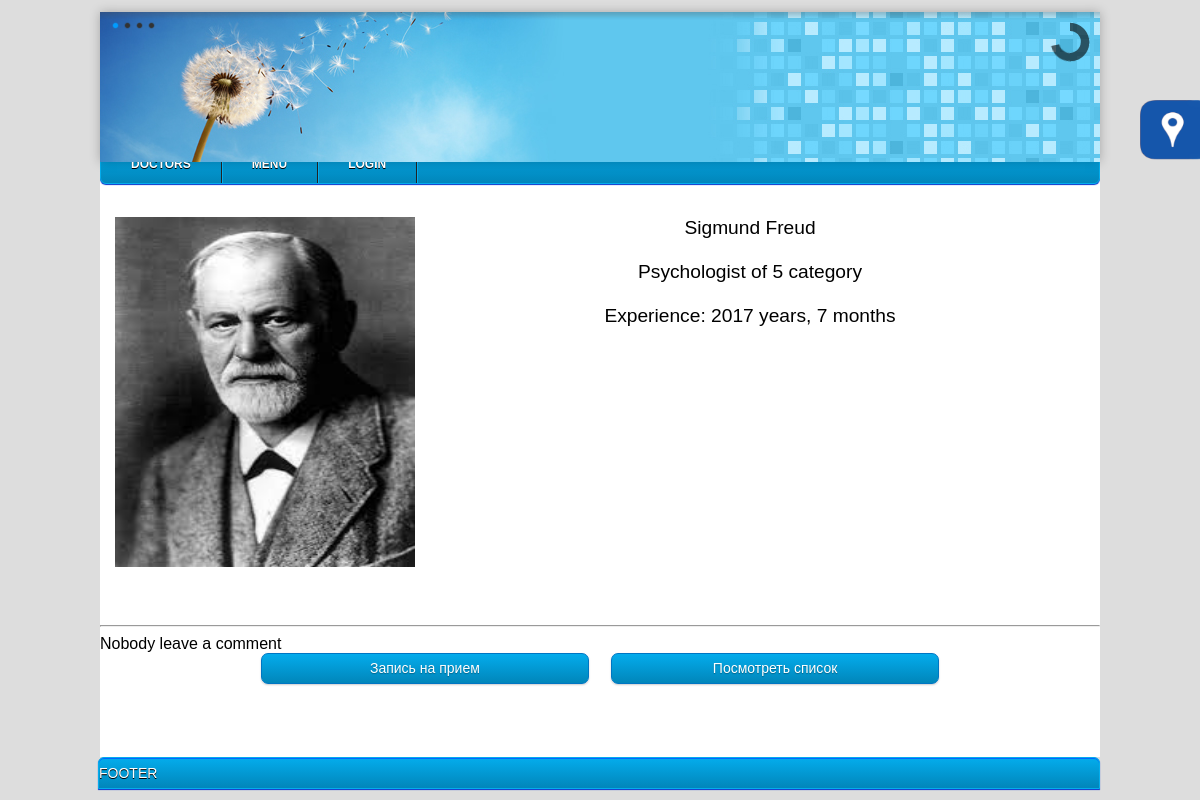
The app's page /index.php?doctor=5, older data.
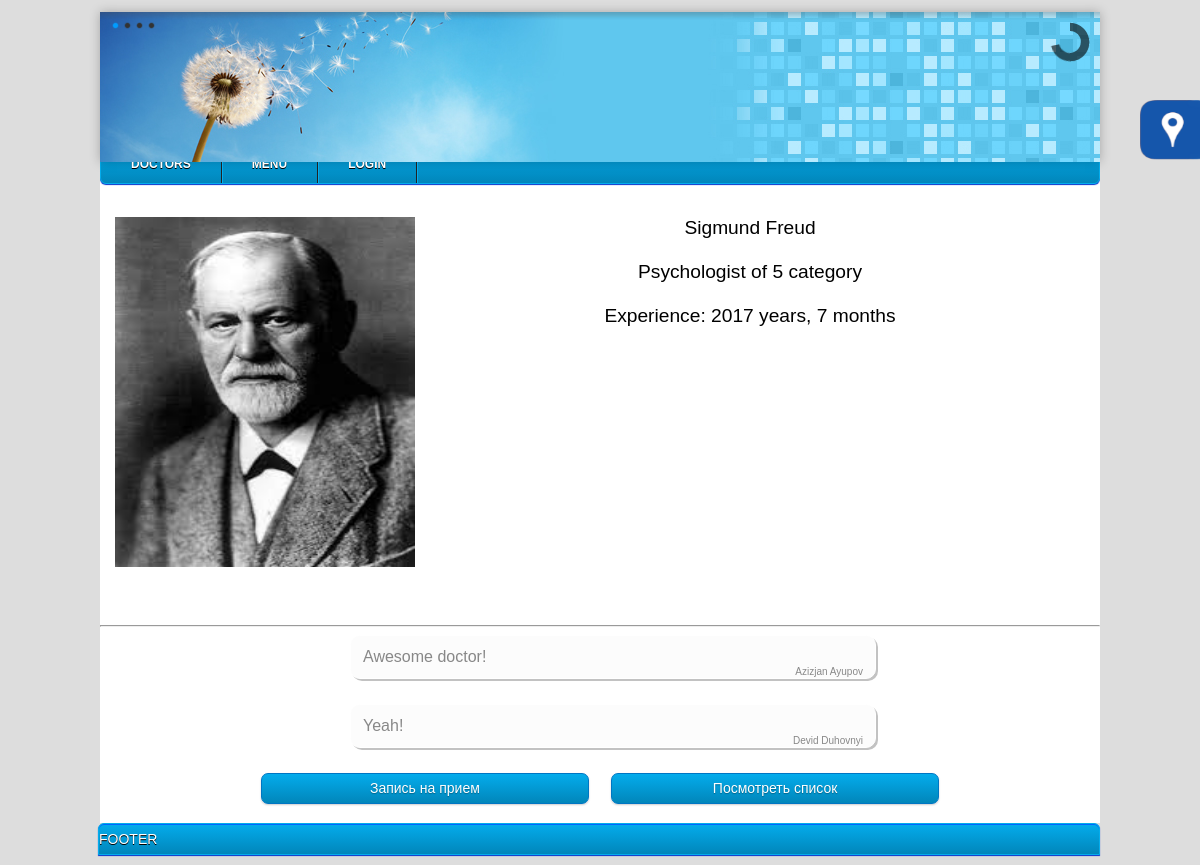
The same page, newer data.
### tables this page shows
CREATE TABLE IF NOT EXISTS `Employee` (
  `Emp_ID` int(11) NOT NULL AUTO_INCREMENT,
  `Class` int(11) NOT NULL,
  `First_Name` varchar(30) NOT NULL,
  `Surname` varchar(25) NOT NULL,
  `Middle_Name` varchar(30) DEFAULT NULL,
  `Prof` int(3) NOT NULL,
  `CarierStart` date NOT NULL,
  `Category` int(1) DEFAULT '5',
  `Phone_num` varchar(13) DEFAULT NULL,
  `Passport_data` varchar(30) NOT NULL,
  `Receipt_Date` date NOT NULL,
  `Image` varchar(50) NOT NULL,
  `CurriculumVitae` text NOT NULL,
  PRIMARY KEY (`Emp_ID`)
);

CREATE TABLE IF NOT EXISTS `Staff` (
  `Id` int(11) NOT NULL AUTO_INCREMENT,
  `Name` varchar(30) NOT NULL,
  `IsDoctor` tinyint(1) NOT NULL,
  `Salary` double NOT NULL,
  `Unit` int(1) NOT NULL,
  `Image` varchar(50) NOT NULL,
  PRIMARY KEY (`Id`)
);

CREATE TABLE IF NOT EXISTS `Emp_comments` (
  `Emp_comments_ID` int(11) NOT NULL AUTO_INCREMENT,
  `Emp_ID` int(5) NOT NULL,
  `Patient_Id` int(11) NOT NULL,
  `Date` timestamp NOT NULL DEFAULT CURRENT_TIMESTAMP,
  `Text` text NOT NULL,
  PRIMARY KEY (`Emp_comments_ID`)
);

CREATE TABLE IF NOT EXISTS `patients` (
  `ID` int(11) NOT NULL AUTO_INCREMENT,
  `First_Name` varchar(30) NOT NULL,
  `Middle_Name` varchar(30) DEFAULT NULL,
  `Second_Name` varchar(30) NOT NULL,
  `Birth_Date` date NOT NULL,
  `Gender` tinyint(1) NOT NULL DEFAULT '1',
  `Insurance_Category` int(10) DEFAULT NULL,
  `Diagnosis` int(11) NOT NULL,
  `Virus` tinyint(1) NOT NULL,
  `Receipt_Date` date NOT NULL,
  `Prof` varchar(25) NOT NULL,
  `Address` varchar(70) NOT NULL,
  `Phone` varchar(20) NOT NULL,
  `Email` varchar(30) NOT NULL,
  `Care_Doctor` int(5) NOT NULL,
  `Care_Doctor_Prof` int(5) NOT NULL,
  `Photo` varchar(50) NOT NULL,
  `Comment` varchar(150) DEFAULT NULL,
  PRIMARY KEY (`ID`)
);

### pages/doctor.php (the view, shortened to what this page needs)
<?php
	if(isset($_GET[doctor])){
		$result = mysql_query("SELECT * FROM Employee WHERE Emp_ID=$_GET[doctor]");
		$data = mysql_fetch_array($result);
		$result = mysql_query("SELECT Name FROM Staff WHERE Id = $data[Prof]");
		$dataFromStaff = mysql_fetch_array($result);
		print "
		<div class='docInfo'>
		  <div class='doc_photo'> <img height='350' width='300' src='../images/$data[Image]'> </div>
			 <center><big>$data[First_Name] $data[Middle_Name] $data[Surname]<br><br>
			 $dataFromStaff[Name] of $data[Category] category <br><br>";
		$currentDate = date('m/d/Y');
		$diff = abs(strtotime($currentDate) - strtotime($data[CarierStart]));
		$years = floor($diff / (365*60*60*24));
		$months = floor(($diff - $years * 365*60*60*24) / (30*60*60*24));
		printf("Experience: %d years, %d months</big></center><br>", $years, $months);
		print '</div><hr>';
		$result = mysql_query("SELECT * FROM Emp_comments WHERE Emp_ID = $data[Emp_ID]") or die(mysql_error());
		$comments = mysql_fetch_array($result);
		if($comments){
			do
			{
				$res = mysql_query("SELECT First_Name, Second_Name FROM patients WHERE ID = $comments[Patient_Id]") or die(mysql_error());
				$patientData = mysql_fetch_array( $res );
				print "<div class='comment_block'>$comments[Text]<br>
				<div class='comment_signiture'>$patientData[First_Name] $patientData[Second_Name]</div></div>";
			}
			while($comments = mysql_fetch_array($result));
		}
		else{
			print '<centr>Nobody leave a comment<br></center>';
		}
		print "
			<center><div class='state'><a href='#' class='button blue' onClick='hiddenShow(\"b1\");' id='button1'>Запись на прием</a>     <a href='#' class='button blue' onClick='scripts/hiddenShow(\"b2\");' id='button2'>Посмотреть список</a></div></center>
			<div id='b1' class='hidden'>
				<br>ЗАПИСЬ К ВРАЧУ<br><br>
				<form name='statement' method='post'>";
					print "
				</form>
			</div>
			<div id='b2' class='hidden'><br>СПИСОК ЗАПИСАВШИХСЯ<br><br>";
				print "
			</div>
			<div id='b3' class='hidden'><br>
				<form method='post'>
					<textarea cols='60' rows='10' name='text' required /></textarea><br>
					<input type='submit' name='docComment' value='Enter'>
				</form>
			</div>";
    }
?>

### index.php (shortened to what this page needs)
<html>
 <head>
		<link rel="stylesheet" type="text/css" href="styles/css.css" />
		<link rel="stylesheet" type="text/css" href="styles/menu.css" />
 </head>
 <body>
  <div class="all">
   <div id="top">
   <div id="featured">
			<a href="index.php"><img src="images/slide_0.jpg" width="1000" height="150" /> </a>
		</div>
   </div>
   <div class="main">
    <div id="topmenu"> <?php include("parts/topMenu.php");?> </div>
    <div id="panel"><img src="images/leftmenu.png" width="60" height="60">
    </div>
    <div id="action">
			<?php
				if(isset($_GET["content"])or $_GET["item"] or $_GET[docProf] or $_GET[doctor] or $_GET[docList] or $_GET[patient])
				{
					if($_GET["content"] == "home")
					{
						$data = mysql_fetch_array(mysql_query("SELECT Name FROM UserClasses WHERE Id = $_SESSION[class]"));
						$content = 'pages/'. $data[Name] . 'Home';
					}
					else if($_GET[item] or $_GET["content"] == "syst")
					{
						$content = "system/System";
					}
					else if ($_GET[patient] == "all")
					{
						$content = "pages/patient";
					}
					else if($_GET[docProf])
					{
						$content = "pages/".$_GET[docProf];
					}
					else if($_GET["content"])
						$content = "pages/".$_GET[content];
					else if ($_GET[doctor])
						$content = "pages/doctor";
					else if ($_GET[docList])
					{
						$content = "pages/doctor";
					}
					include ($content.'.php');
				}
				else
					echo "INDEX";
			?>
    </div>
   </div>
   <div id="footer"><div class="footer_text">FOOTER</div></div>
  </div>
 </body>
</html>

### parts/topMenu.php (shortened to what this page needs)
<?
	printf	('<nav id="menu-wrap">
      <ul id="menu">
       <li><a href="../index.php?docList=%s">Doctors</a><ul>',all);
	$result = mysql_query("SELECT * FROM Staff WHERE IsDoctor='1'") or die(mysql_error());
	$data = mysql_fetch_array($result);
	do	{	printf ('<li><a href="../index.php?docList=%s">'.$data[Name].'s</a></li>', $data[Id]);	}
	while($data = mysql_fetch_array($result));
	print '</ul>';
	printf('
			<li><a href="#">Menu</a>
				<ul>
					<li><a href="../index.php?content=%s">Comments</a></li>
					<li><a href="#">Подменю</a></li>
					<li><a href="#">Подменю</a></li>
					<li><a href="#">Подменю</a></li>
				</ul>
			</li>',comments);
	if($_SESSION['log'])
	{
		$userName = $_SESSION[userName];
		printf('
			<li><a href="../index.php?content=%s">'.$userName.'</a>
				<ul>
					<li><a href="../index.php?content=%s">LogOut</a></li>
				</ul>
			</li>',home,logOut);
	}
	else
		printf ('<li><a href="../index.php?content=%s">LogIn</a></li></ul></nav>',logIn);
?>

### styles/css.css (style rules this page uses)
* { font-family: Arial; }
body { background-color: #ddd; }
.all { width: 1000px; margin-left: auto; margin-right: auto; margin-top: -8px; }
#top { margin-top: 20px; height: 150px; background-size: 1000px 100px; }
#topmenu { width: 1000px; height: 50px; float: right; background-color: #FFFFFF; }
#action { min-height: 545px; height: auto; width: 1000px; background-color: #FFFFFF; float: left; }
#footer { height: 30px; margin-left: auto; margin-right: auto; margin-bottom: 10px; width: 1000px; background-color: 33CCFF; float: right; border: 1px solid #04acec; background-color: #0186ba; background-image: -moz-linear-gradient(#04acec, #0186ba); background-image: -webkit-gradient(linear, left top, left bottom, from(#04acec), to(#0186ba)); background-image: -webkit-linear-gradient(#04acec, #0186ba); background-image: -o-linear-gradient(#04acec, #0186ba); background-image: -ms-linear-gradient(#04acec, #0186ba); background-image: linear-gradient(#04acec, #0186ba); -moz-border-radius: 6px 6px 0px 0px; -webkit-border-radius: 6px 6px 0px 0px; border-radius: 6px 6px 0px 0px; -moz-box-shadow: 0 1px 1px #0033cc, 0 1px 0 #0066ff inset; -webkit-box-shadow: 0 1px 1px #0033cc, 0 1px 0 #0066ff inset; box-shadow: 0 1px 1px #0033cc, 0 1px 0 #0066ff inset; }
.main { overflow:auto; }
.button, input[type="submit"] { width: 100px; display: inline-block; outline: none; cursor: pointer; text-align: center; text-decoration: none; font: 14px/100% Arial, Helvetica, sans-serif; padding: .5em 2em .55em; text-shadow: 0 1px 1px rgba(0,0,0,.3); -webkit-border-radius: .5em; -moz-border-radius: .5em; border-radius: .5em; -webkit-box-shadow: 0 1px 2px rgba(0,0,0,.2); -moz-box-shadow: 0 1px 2px rgba(0,0,0,.2); box-shadow: 0 1px 2px rgba(0,0,0,.2); }
.blue, input[type="submit"] { color: #fff; border: solid 1px #0076c3; background: #0095cd; background: -webkit-gradient(linear, left top, left bottom, from(#04acec), to(#0186ba)); }
.state { width: 1000px; height: 50px; float: right; white-space: pre; }
.docInfo { margin: 5px 15px; min-height: 400; }
.doc_photo img { width: 300px; height: 350px; float: left; }
.state .button { width: 27%; }
.comment_signiture { float: right; font-size: 10px; text-align: right; }
.comment_block { padding:12px; width:500px; position:relative; background-color:#fcfcfc; border:1px solid white; color:#888; margin-bottom:25px; -moz-border-radius:10px; -webkit-border-radius:10px; border-radius:10px; left:50%; margin-left:-250px; -moz-box-shadow:2px 2px 0 #c2c2c2; -webkit-box-shadow:2px 2px 0 #c2c2c2; box-shadow:2px 2px 0 #c2c2c2; }
.footer_text { margin-top: 7px; color: #fff; text-transform: uppercase; font-size: 14px; text-decoration: none; text-shadow: 0 1px 0 #000; }

Row changes from the older to the newer data that the page shows:
now on this page (row unchanged): patients: First_Name "Azizjan", Second_Name "Ayupov"
added emp_comments: Text "Awesome doctor!"
added emp_comments: Text "Yeah!", Patient_Id.First_Name "Devid", Patient_Id.Second_Name "Duhovnyi"
Text that changed along with them:
text no longer shown: "Nobody leave a comment"
